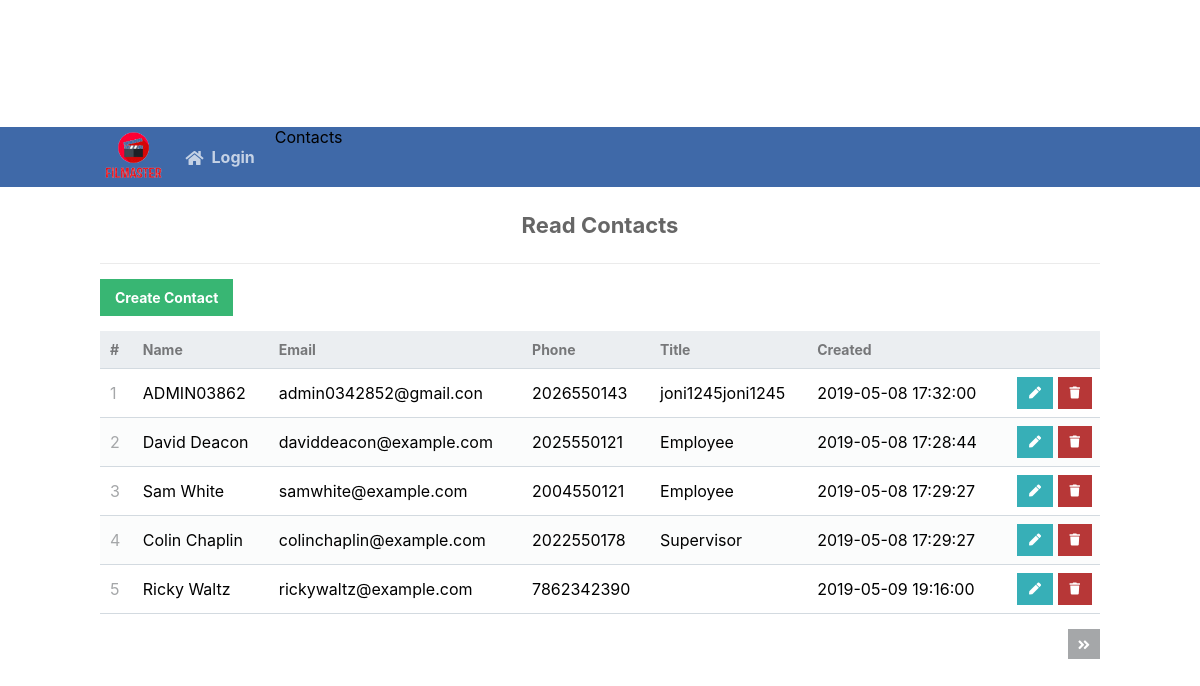
The app's page /read.php with its own data.
### tables this page shows
CREATE TABLE `contacts` (
  `id` int(11) NOT NULL,
  `name` varchar(255) NOT NULL,
  `email` varchar(255) NOT NULL,
  `phone` varchar(255) NOT NULL,
  `title` varchar(255) NOT NULL,
  `created` datetime NOT NULL DEFAULT current_timestamp(),
  `usertype` varchar(50) NOT NULL DEFAULT 'user'
);

### read.php (the view, shortened to what this page needs)
<?php
include 'functions.php';
$pdo = pdo_connect_mysql();
$page = isset($_GET['page']) && is_numeric($_GET['page']) ? (int)$_GET['page'] : 1;
$records_per_page = 5;
$stmt = $pdo->prepare('SELECT * FROM contacts ORDER BY id LIMIT :current_page, :record_per_page');
$stmt->bindValue(':current_page', ($page-1)*$records_per_page, PDO::PARAM_INT);
$stmt->bindValue(':record_per_page', $records_per_page, PDO::PARAM_INT);
$stmt->execute();
$contacts = $stmt->fetchAll(PDO::FETCH_ASSOC);
$num_contacts = $pdo->query('SELECT COUNT(*) FROM contacts')->fetchColumn();
?>
<?=template_header('Read')?>
<div class="content read">
	<h2>Read Contacts</h2>
	<a href="create.php" class="create-contact">Create Contact</a>
	<table style="background:none;">
        <thead>
            <tr>
                <td>#</td>
                <td>Name</td>
                <td>Email</td>
                <td>Phone</td>
                <td>Title</td>
                <td>Created</td>
                <td></td>
            </tr>
        </thead>
        <tbody>
            <?php foreach ($contacts as $contact): ?>
            <tr>
                <td><?=$contact['id']?></td>
                <td><?=$contact['name']?></td>
                <td><?=$contact['email']?></td>
                <td><?=$contact['phone']?></td>
                <td><?=$contact['title']?></td>
                <td><?=$contact['created']?></td>
                <td class="actions">
                    <a href="update.php?id=<?=$contact['id']?>" class="edit"><i class="fas fa-pen fa-xs"></i></a>
                    <a href="delete.php?id=<?=$contact['id']?>" class="trash"><i class="fas fa-trash fa-xs"></i></a>
                </td>
            </tr>
            <?php endforeach; ?>
        </tbody>
    </table>
	<div class="pagination">
		<?php if ($page*$records_per_page < $num_contacts): ?>
		<a href="read.php?page=<?=$page+1?>"><i class="fas fa-angle-double-right fa-sm"></i></a>
		<?php endif; ?>
	</div>
</div>
<?=template_footer()?>

### functions.php (shortened to what this page needs)
<?php
function template_header($title) {
echo <<<EOT
<!DOCTYPE html>
<html>
	<head>
		<meta charset="utf-8">
		<title>$title</title>
		<link href="style.css" rel="stylesheet" type="text/css">
		<link rel="stylesheet" href="https://use.fontawesome.com/releases/v5.7.1/css/all.css">
	</head>
	<body>
    <style type="text/css">
     body{
        background-image: url('img/backgroundmv.png')
     }
</style>
    <nav class="navtop">
    	<div>
        <img src="img/logo5.png">
            <a href="index.php"><i class="fas fa-home"></i>Login</a>
    		Contacts</a>
    	</div>
    </nav>
EOT;
}
function template_footer() {
echo <<<EOT
    </body>
</html>
EOT;
}
?>

### style.css (style rules this page uses)
body { background:black; display: flex; justify-content: center; align-items: center; height: 100vh; flex-direction: column; }
* { font-family: sans-serif; box-sizing: border-box; }
h2 { text-align: center; margin-bottom: 40px; }

### functions.php (style rules this page uses)
body { background-image: url('img/backgroundmv.png') }

### read.php (style rules this page uses)
* { box-sizing: border-box; font-family: -apple-system, BlinkMacSystemFont, "segoe ui", roboto, oxygen, ubuntu, cantarell, "fira sans", "droid sans", "helvetica neue", Arial, sans-serif; font-size: 16px; -webkit-font-smoothing: antialiased; -moz-osx-font-smoothing: grayscale; }
body { background:none; background-color: #FFFFFF; margin: 0; }
.navtop { background-color: #3f69a8; height: 60px; width: 100%; border: 0; }
.navtop div { display: flex; margin: 0 auto; width: 1000px; height: 100%; }
.navtop div h1, .navtop div a { display: inline-flex; align-items: center; }
.navtop div a { padding: 0 20px; text-decoration: none; color: #c5d2e5; font-weight: bold; }
.navtop div a i { padding: 2px 8px 0 0; }
.content { width: 1000px; margin: 0 auto; }
.content h2 { margin: 0; padding: 25px 0; font-size: 22px; border-bottom: 1px solid #ebebeb; color: #666666; }
.read .create-contact { display: inline-block; text-decoration: none; background-color: #38b673; font-weight: bold; font-size: 14px; color: #FFFFFF; padding: 10px 15px; margin: 15px 0; }
.read .pagination { display: flex; justify-content: flex-end; }
.read .pagination a { display: inline-block; text-decoration: none; background-color: #a5a7a9; font-weight: bold; color: #FFFFFF; padding: 5px 10px; margin: 15px 0 15px 5px; }
.read table { width: 100%; padding-top: 30px; border-collapse: collapse; }
.read table thead { background-color: #ebeef1; border-bottom: 1px solid #d3dae0; }
.read table thead td { padding: 10px; font-weight: bold; color: #767779; font-size: 14px; }
.read table tbody tr { border-bottom: 1px solid #d3dae0; }
.read table tbody tr:nth-child(even) { background-color: #fbfcfc; }
.read table tbody tr td { padding: 10px; }
.read table tbody tr td:nth-child(1) { color: #a5a7a9; }
.read table tbody tr td.actions { padding: 8px; text-align: right; }
.read table tbody tr td.actions .edit, .read table tbody tr td.actions .trash { display: inline-flex; text-align: right; text-decoration: none; color: #FFFFFF; padding: 10px 12px; }
.read table tbody tr td.actions .trash { background-color: #b73737; }
.read table tbody tr td.actions .edit { background-color: #37afb7; }

### records on screen
contacts: id "1", name "ADMIN03862", email "admin0342852@gmail.con", phone "2026550143", title "joni1245joni1245", created "2019-05-08 17:32:00"
contacts: id "2", name "David Deacon", email "daviddeacon@example.com", phone "2025550121", title "Employee", created "2019-05-08 17:28:44"
contacts: id "3", name "Sam White", email "samwhite@example.com", phone "2004550121", title "Employee", created "2019-05-08 17:29:27"
contacts: id "4", name "Colin Chaplin", email "colinchaplin@example.com", phone "2022550178", title "Supervisor", created "2019-05-08 17:29:27"
contacts: id "5", name "Ricky Waltz", email "rickywaltz@example.com", phone "7862342390", created "2019-05-09 19:16:00"
